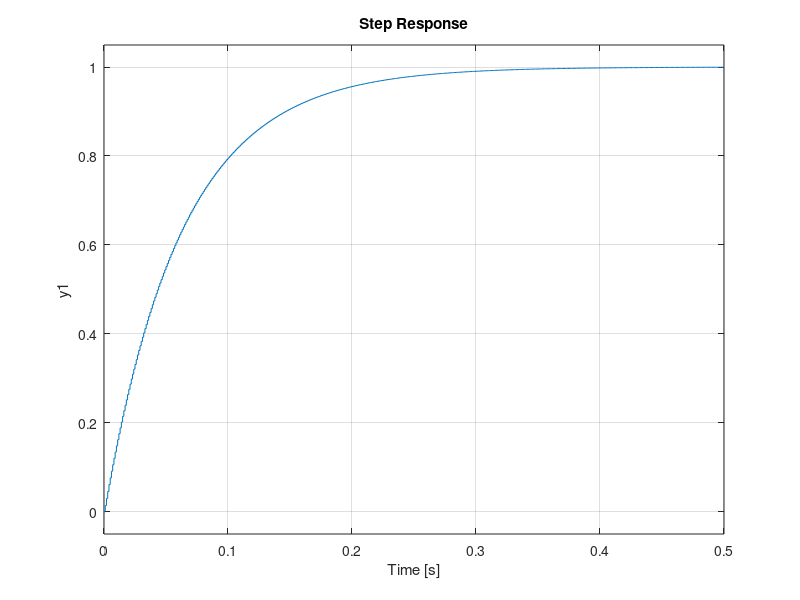

MATLAB code for this plot: (Note: this script raises an error after producing the figure.)
% Transfer Function Definition
s = tf('s');
J = 0.0013; % kg\*m^2
b = 3.2848e-5; % N\*m\*s
K = 0.318; % Nm/A
R = 3; % Ohms
L = 380e-6; % Henrys
P_motor = K / ((J*s + b) * (L*s + R) + K^2);

% Controller
Ein = 12;
Ea = 6;
D = Ea/Ein;
p_conv = D;

% Plant
plant = p_conv * P_motor;

%% 

% Sampling Time
Ts = 0.001; % Specify the desired sampling time

% Convert continuous-time plant to discrete-time
plant_d = c2d(plant, Ts, 'zoh');



% PI Controller
Kp = 0.4;
Ki = 10;
Kd = 0;
C = pid(Kp, Ki, Kd);


% Convert continuous-time PID controller to discrete-time
C_d = c2d(C, Ts, 'zoh');


% Closed-loop system with discrete-time models
sys_cl_d = feedback(C_d * plant_d, 1);


% Simulate and plot the step response
t = 0:Ts:0.5;
step(sys_cl_d, t)


% Display step response information
info = stepinfo(sys_cl_d)
disp(plant_d);
